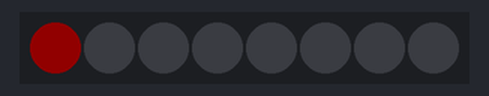
A program run on a simulated Raspberry Pi (BCM pin numbers) with a Blinkt!. Parts: 8 RGB LEDs in strip order, left to right. Dim RGB values are drawn brighter than linear; the clock reads 2024-03-15 10:24:30 at power-on unless the program sets it.

Above: at 0.71 s.
At 4.33 s:
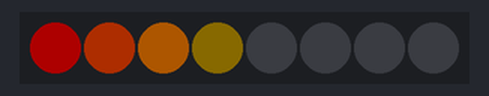
At 8.69 s:
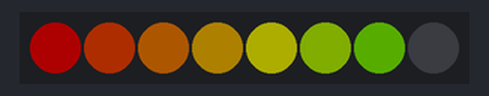
At 18.04 s:
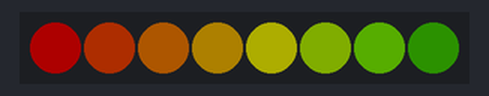
At 29.31 s:
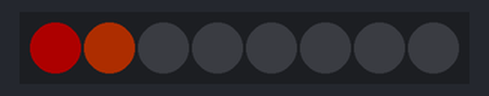
At 39.08 s:
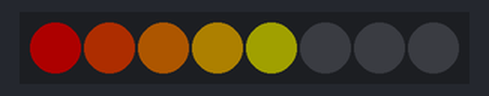
Timing chart, 0 to 40.0 s (numbered marks = the images above):
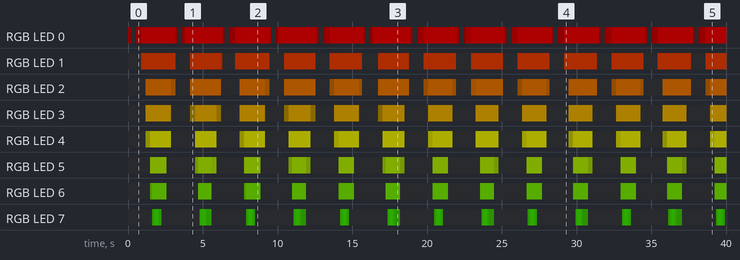

Measured:
- by itself, RGB LED 3: off → RGB(50, 37, 0) at 1.2 s, → off 1.7 s later, → RGB(9, 7, 0) 1.3 s later, → RGB(50, 37, 0) 0.31 s later, … (30 changes in this stretch)
- by itself, RGB LED 1: off → RGB(50, 13, 0) at 0.88 s, → off 2.3 s later, → RGB(50, 13, 0) 0.99 s later, → RGB(9, 3, 0) 2.0 s later, … (26 changes in this stretch)

The program:

illumination.py
```python
#!/usr/bin/env python

import colorsys
import math
import time

from sys import exit
import signal

class GracefulKiller:
  kill_now = False
  def __init__(self):
    signal.signal(signal.SIGINT, self.exit_gracefully)
    signal.signal(signal.SIGTERM, self.exit_gracefully)

  def exit_gracefully(self,signum, frame):
    self.kill_now = True

import blinkt

blinkt.set_clear_on_exit()

hue_range = 120
hue_start = 0
max_brightness = 0.2
killer = GracefulKiller()

def show_graph(v, r, g, b):
    v *= blinkt.NUM_PIXELS
    for x in range(blinkt.NUM_PIXELS):
        hue = ((hue_start + ((x / float(blinkt.NUM_PIXELS)) * hue_range)) % 360) / 360.0
        r, g, b = [int(c * 255) for c in colorsys.hsv_to_rgb(hue, 1.0, 1.0)]
        if v < 0:
            brightness = 0
        else:
            brightness = min(v, 1.0) * max_brightness

        blinkt.set_pixel(x, r, g, b, brightness)
        v -= 1

    blinkt.show()


blinkt.set_brightness(0.1)

while True:

    if killer.kill_now:
        blinkt.clear
        break

    t = time.time() * 2
    v = (math.sin(t) + 1) / 2  # Get a value between 0 and 1
    show_graph(v, 255, 0, 255)
    time.sleep(0.01)
```
